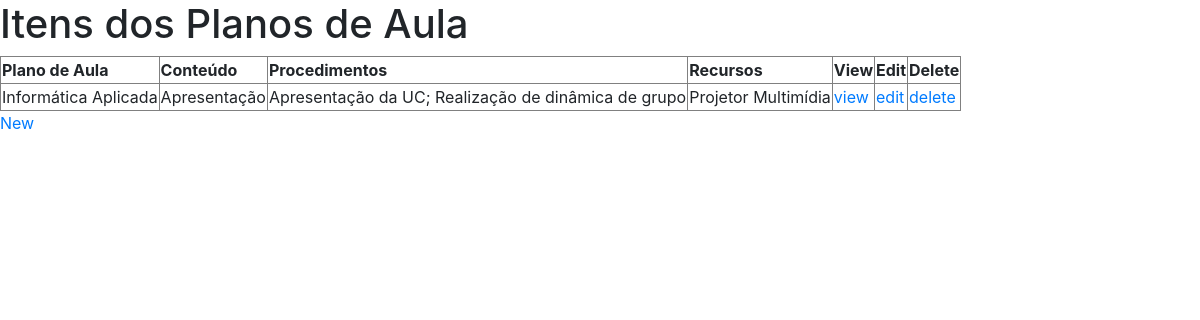
The app's page /planos/item/ with its own data.
### planaula/models.py (models this page shows, shortened)
class Item_plan(models.Model):
    plana = models.ForeignKey('PlanA',on_delete=models.CASCADE)
    content = models.CharField(max_length=100)
    proced = models.TextField(max_length=1000)
    recursos = models.CharField(max_length=100)

class PlanA(models.Model):
    uc = models.CharField(max_length=100)
    evento = models.CharField(max_length=20)
    ch = models.IntegerField()
    obj = models.TextField(max_length=1000)
    docente = models.CharField(max_length=150)
    def __str__(self):
        return self.uc

### planaula/views.py (the view)
class Item_planList(ListView):
    model = Item_plan

### planaula/Templates/planaula/Item_plan_list.html (shortened to what this page needs)
<!DOCTYPE html>
<html lang="en">
<head>
    <link href="https://stackpath.bootstrapcdn.com/bootstrap/4.3.1/css/bootstrap.min.css" rel="stylesheet">
</head>
<body>
    <h1>Itens dos Planos de Aula</h1>
<table border="1">
<thead>
    <tr>
    <th>Plano de Aula</th>
    <th>Conteúdo</th>
    <th>Procedimentos</th>
    <th>Recursos</th>
    <th>View</th>
    <th>Edit</th>
    <th>Delete</th>
    </tr>
</thead>
<tbody>
    {% for Item_plan in object_list %}
    <tr>
    <td>{{ Item_plan.plana }}</td>
    <td>{{ Item_plan.content }}</td>
    <td>{{ Item_plan.proced }}</td>
    <td>{{ Item_plan.recursos }}</td>
    <td><a href="{% url "Item_plan_view" Item_plan.id %}">view</a></td>
    <td><a href="{% url "Item_plan_edit" Item_plan.id %}">edit</a></td>
    <td><a href="{% url "Item_plan_delete" Item_plan.id %}">delete</a></td>
    </tr>
    {% endfor %}
</tbody>
</table>
<a href="{% url "Item_plan_new" %}">New</a>
</body>
</html>

### records on screen
Item_plan: plana "Informática Aplicada", content "Apresentação", proced "Apresentação da UC; Realização de dinâmica de grupo", recursos "Projetor Multimídia"
